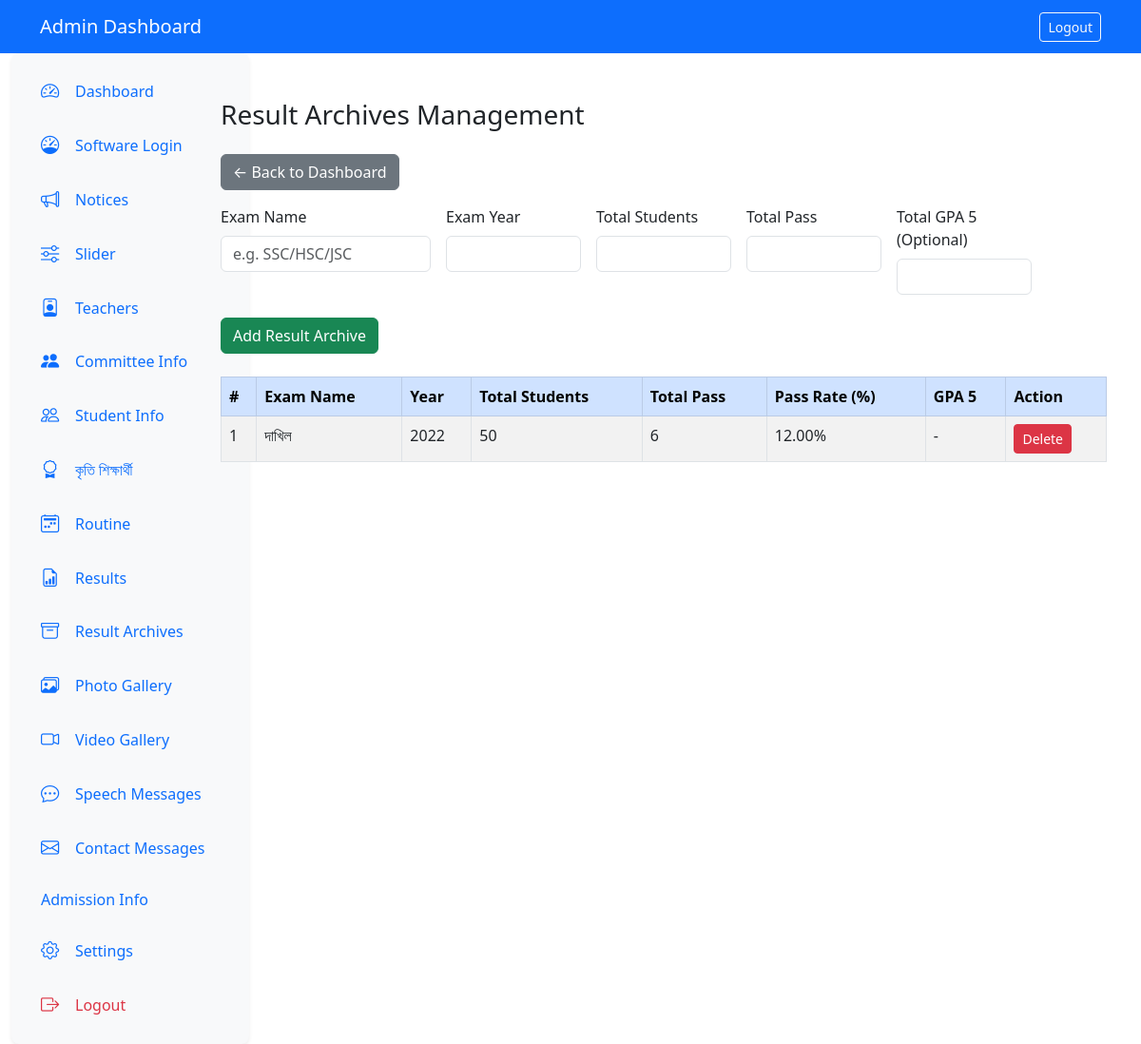
/admin/result_archives.php (signed in), run on the app's committed database.
### tables this page shows
CREATE TABLE `result_archives` (
  `id` int(11) NOT NULL,
  `exam_name` varchar(255) NOT NULL,
  `exam_year` int(11) NOT NULL,
  `total_students` int(11) NOT NULL,
  `total_pass` int(11) NOT NULL,
  `pass_rate` decimal(5,2) NOT NULL,
  `total_gpa5` int(11) DEFAULT NULL,
  `created_at` timestamp NOT NULL DEFAULT current_timestamp(),
  `updated_at` timestamp NOT NULL DEFAULT current_timestamp() ON UPDATE current_timestamp()
);

### admin/result_archives.php (the view, shortened to what this page needs)
<?php
require_once '../includes/db.php';
$archives = $conn->query('SELECT * FROM result_archives ORDER BY exam_year DESC, id DESC');
?>
<!DOCTYPE html>
<html lang="en">
<head>
    <link href="https://cdn.jsdelivr.net/npm/bootstrap@5.3.0/dist/css/bootstrap.min.css" rel="stylesheet" />
</head>
<body>
<nav class="navbar navbar-expand-lg navbar-dark bg-primary">
    <div class="container">
        <a class="navbar-brand" href="dashboard.php">Admin Dashboard</a>
        <div class="ms-auto">
            <a href="logout.php" class="btn btn-outline-light btn-sm">Logout</a>
        </div>
    </div>
</nav>
<div class="container-fluid" style="margin-top: 0;">
  <div class="row gx-0">
    <div class="col-md-3 col-lg-2 p-0">
      <?php include '_sidebar.php'; ?>
    </div>
    <main class="col-md-9 col-lg-10 px-md-4 d-flex flex-column" style="min-height: 100vh;">
      <div class="my-5">
        <h3 class="mb-4">Result Archives Management</h3>
        <a href="dashboard.php" class="btn btn-secondary mb-3">&larr; Back to Dashboard</a>
        <form class="row g-3 mb-4" method="post">
          <div class="col-md-3">
            <label for="exam_name" class="form-label">Exam Name</label>
            <input type="text" class="form-control" id="exam_name" name="exam_name" placeholder="e.g. SSC/HSC/JSC" required />
          </div>
          <div class="col-md-2">
            <label for="exam_year" class="form-label">Exam Year</label>
            <input type="number" class="form-control" id="exam_year" name="exam_year" min="2000" max="2099" required />
          </div>
          <div class="col-md-2">
            <label for="total_students" class="form-label">Total Students</label>
            <input type="number" class="form-control" id="total_students" name="total_students" min="1" required />
          </div>
          <div class="col-md-2">
            <label for="total_pass" class="form-label">Total Pass</label>
            <input type="number" class="form-control" id="total_pass" name="total_pass" min="0" required />
          </div>
          <div class="col-md-2">
            <label for="total_gpa5" class="form-label">Total GPA 5 (Optional)</label>
            <input type="number" class="form-control" id="total_gpa5" name="total_gpa5" min="0" />
          </div>
          <div class="col-md-12 mt-4">
            <button type="submit" name="add_archive" class="btn btn-success">Add Result Archive</button>
          </div>
        </form>
        <div class="table-responsive">
          <table class="table table-bordered table-striped">
            <thead class="table-primary">
              <tr>
                <th>#</th>
                <th>Exam Name</th>
                <th>Year</th>
                <th>Total Students</th>
                <th>Total Pass</th>
                <th>Pass Rate (%)</th>
                <th>GPA 5</th>
                <th>Action</th>
              </tr>
            </thead>
            <tbody>
              <?php if ($archives && $archives->num_rows > 0): $i=1; while($row = $archives->fetch_assoc()): ?>
              <tr>
                <td><?php echo $i++; ?></td>
                <td><?php echo htmlspecialchars($row['exam_name']); ?></td>
                <td><?php echo htmlspecialchars($row['exam_year']); ?></td>
                <td><?php echo htmlspecialchars($row['total_students']); ?></td>
                <td><?php echo htmlspecialchars($row['total_pass']); ?></td>
                <td><?php echo number_format($row['pass_rate'], 2); ?>%</td>
                <td><?php echo isset($row['total_gpa5']) && $row['total_gpa5'] !== null ? htmlspecialchars($row['total_gpa5']) : '-'; ?></td>
                <td>
                  <a href="?delete=<?php echo $row['id']; ?>" class="btn btn-danger btn-sm" onclick="return confirm('Delete this result archive?');">Delete</a>
                </td>
              </tr>
              <?php endwhile; else: ?>
              <tr><td colspan="8" class="text-center">No result archives found.</td></tr>
              <?php endif; ?>
            </tbody>
          </table>
        </div>
      </div>
    </main>
  </div>
</div>
</body>
</html>

### data on the page
result_archives: exam_name "দাখিল", exam_year "2022", total_students "50", total_pass "6", pass_rate "12.00"
